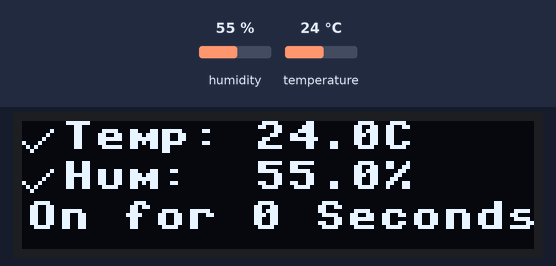
This program was run on a simulated Raspberry Pi Pico running MicroPython. Parts: 128×32 one-colour display. The inputs (shaded band) are chosen by the test bench; at power-on: humidity 55 %, temperature 24 °C. The clock reads 2024-03-15 10:24:30 at power-on unless the program sets it; library files of the repository ran but are not shown: ssd1306.py; what the program prints to the serial console is not drawn.

Above: at 1.4 s.
1.5 s: humidity set to 22 %
At 3.6 s:
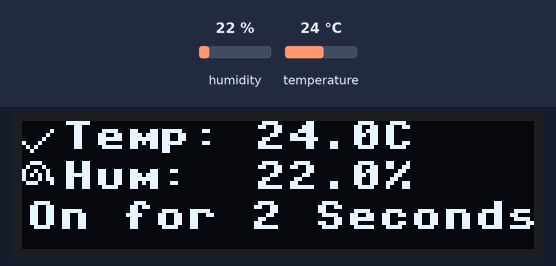
4.2 s: temperature set to 12 °C
At 6.0 s:
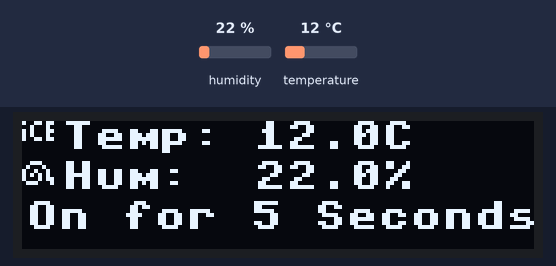
7.4 s: humidity set to 40 %
At 8.9 s:
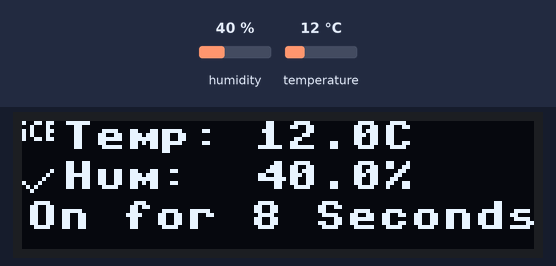
10.6 s: temperature set to 19 °C
At 11.4 s:
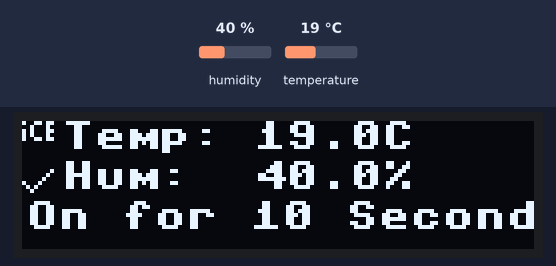
Timing chart, 0 to 13.6 s (numbered marks = the images above; inputs shaded):
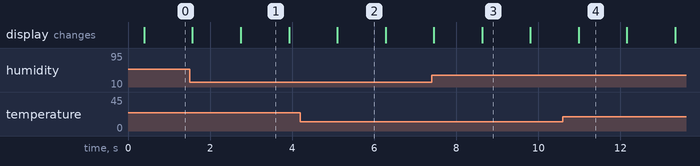

Measured:
- what the display in image 1 shows lasts 1.2 s, from 2.7 s to 3.9 s

The program:

main.py
```python
# ---------- Import Libraries ------------
import machine
import time
#Import display driver, from https://github.com/stlehmann/micropython-ssd1306
import ssd1306
#Import custom icons library
import icons

# ---------- AHT10 Driver ------------
class AHT10:
    def __init__(self, i2c, addr=0x38):
        self.i2c = i2c
        self.addr = addr
        self.reset()
        time.sleep(0.1)
        self.calibrate()
        time.sleep(0.1)

    def reset(self):
        self.i2c.writeto(self.addr, b'\xBA')  # soft reset

    def calibrate(self):
        self.i2c.writeto(self.addr, b'\xE1\x08\x00')

    def measure(self):
        self.i2c.writeto(self.addr, b'\xAC\x33\x00')
        time.sleep(0.08)
        data = self.i2c.readfrom(self.addr, 6)
        if (data[0] & 0x80) != 0:
            raise Exception("AHT10 busy")
        t = ((data[3] & 0x0F) << 16 | data[4] << 8 | data[5]) * 200 / 1048576 - 50
        h = ((data[1] << 16 | data[2] << 8 | (data[3] & 0xF0)) >> 4) * 100 / 1048576
        return t, h

    @property
    def temperature(self):
        t, _ = self.measure()
        return t

    @property
    def relative_humidity(self):
        _, h = self.measure()
        return h

# ---------- Initialize I2C ----------
i2c_oled = machine.I2C(0, sda=machine.Pin(0), scl=machine.Pin(1)) #Pin GP0 and GP1
i2c_sensor = machine.I2C(1, sda=machine.Pin(2), scl=machine.Pin(3)) #Pin GP2 and GP3

# ---------- Initialize devices ----------
oled = ssd1306.SSD1306_I2C(128, 32, i2c_oled)
sensor = AHT10(i2c_sensor)

# ---------- Main loop ----------
def draw_icon(oled, icon, x, y):
    for row, bits in enumerate(icon):
        for col in range(8):
            if (bits >> (7 - col)) & 1:
                oled.pixel(x + col, y + row, 1)
epoch = time.time()
icon_toggle = False

while True:
    temp = sensor.temperature
    hum = sensor.relative_humidity
    oled.fill(0)
    #Show if the PI has crashed by not moving the icon on the top left anymore
    if temp > 25:
        if icon_toggle:
            draw_icon(oled, icons.fire1_icon, 0, 0)
        else:
            draw_icon(oled, icons.fire2_icon, 0, 0)
    elif temp < 21:
        #draw toggle freezing icon
        draw_icon(oled, icons.ice_icon, 0, 0)
    elif 21 < temp and temp < 25:
        draw_icon(oled, icons.alright_icon, 0, 0)
    if hum > 60:
        if icon_toggle:
            draw_icon(oled, icons.rain1_icon, 0, 10)
        else:
            draw_icon(oled, icons.rain2_icon, 0, 10)
    if hum < 40:
        if icon_toggle:
            draw_icon(oled, icons.ball1_icon, 0, 10)
        else:
            draw_icon(oled, icons.ball2_icon, 0, 10)
    elif 40 < hum and hum < 60 :
        draw_icon(oled, icons.alright_icon, 0, 10)

    #Main text
    print("Temp: {:.1f}C".format(temp))
    print("Hum:  {:.1f}%".format(hum))
    oled.text("Temp: {:.1f}C".format(temp), 10, 0)
    oled.text("Hum:  {:.1f}%".format(hum), 10, 10)

    #Time counter since the PI has been turned on
    cur_time = time.time() - epoch
    if cur_time <= 59 :
        if cur_time == 1:
            oled.text("On for " + str(cur_time) + " Second", 1, 20)
        else:
            oled.text("On for " + str(cur_time) + " Seconds", 1, 20)
    elif cur_time >= 86400:
        cur_time_day = cur_time // 86400
        if cur_time_day == 1:
            oled.text("On for " + str(cur_time_day) + " Day", 1, 20)
        else:
            oled.text("On for " + str(cur_time_day) + " Days", 1, 20)
    elif cur_time >= 3600 :
        cur_time_hour = cur_time // 3600
        if cur_time_hour == 1:
            oled.text("On for " + str(cur_time_hour) + " Hour", 1, 20)
        else:
            oled.text("On for " + str(cur_time_hour) + " Hours", 1, 20)
    elif cur_time >= 60 :
        cur_time_min = cur_time // 60
        if cur_time_min == 1:
            oled.text("On for " + str(cur_time_min) + " Minute", 1, 20)
        else:
            oled.text("On for " + str(cur_time_min) + " Minutes", 1, 20)

    icon_toggle = not icon_toggle
    oled.show()
    time.sleep(1)
```

icons.py
```python
from micropython import const

#Icon library
'''
blank_icon = [
    0b00000000,
    0b00000000,
    0b00000000,
    0b00000000,
    0b00000000,
    0b00000000,
    0b00000000,
    0b00000000
]
'''
fire1_icon = [
    0b00010000,
    0b00010000,
    0b00011000,
    0b00011000,
    0b00111100,
    0b00111100,
    0b00011000,
    0b00000000
]
fire2_icon = [
    0b00000000,
    0b00000000,
    0b00011000,
    0b00111100,
    0b00111100,
    0b00011000,
    0b00000000,
    0b00000000
]
#not a droplet anymore but meh
'''
droplet_icon = [
    0b00010000,
    0b00010000,
    0b00011000,
    0b00011000,
    0b00111100,
    0b00111100,
    0b00011000,
    0b00000000
]
'''
alright_icon = [
    0b00000000,
    0b00000000,
    0b00000001,
    0b00000010,
    0b00000100,
    0b10001000,
    0b01010000,
    0b00100000
]
rain1_icon = [
    0b10000100,
    0b10100100,
    0b00100001,
    0b00001001,
    0b01000010,
    0b00001000,
    0b10101010,
    0b00101001
]
rain2_icon = [
    0b10010100,
    0b10010101,
    0b00010000,
    0b01000010,
    0b10010000,
    0b10000100,
    0b00100101,
    0b00100001
]
ball1_icon = [
    0b00011000,
    0b00100000,
    0b01001100,
    0b01010010,
    0b01001010,
    0b00100010,
    0b00011100,
    0b00000000
]
ball2_icon = [
    0b00111000,
    0b01000100,
    0b10010010,
    0b10101010,
    0b10001011,
    0b01110001,
    0b00000000,
    0b00000000
]
ice_icon = [
    0b10011011,
    0b00100010,
    0b10100011,
    0b10100010,
    0b10011011,
    0b00000000,
    0b00000000,
    0b00000000
]
```
